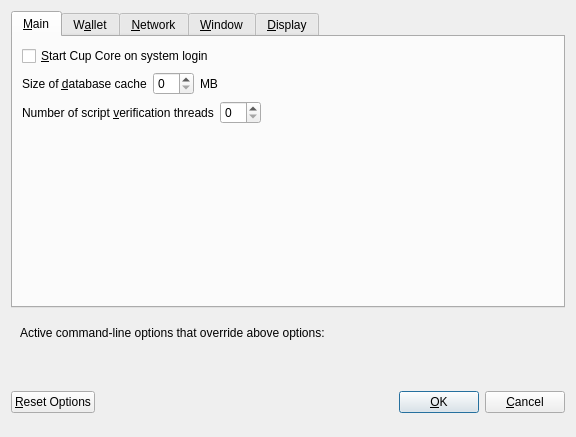
<?xml version="1.0" encoding="UTF-8"?>
<ui version="4.0">
 <class>OptionsDialog</class>
 <widget class="QDialog" name="OptionsDialog">
  <property name="geometry">
   <rect>
    <x>0</x>
    <y>0</y>
    <width>576</width>
    <height>402</height>
   </rect>
  </property>
  <property name="windowTitle">
   <string>Options</string>
  </property>
  <property name="modal">
   <bool>true</bool>
  </property>
  <layout class="QVBoxLayout" name="verticalLayout">
   <item>
    <widget class="QTabWidget" name="tabWidget">
     <property name="currentIndex">
      <number>0</number>
     </property>
     <widget class="QWidget" name="tabMain">
      <attribute name="title">
       <string>&amp;Main</string>
      </attribute>
      <layout class="QVBoxLayout" name="verticalLayout_Main">
       <item>
        <widget class="QCheckBox" name="bitcoinAtStartup">
         <property name="toolTip">
          <string>Automatically start Cup Core after logging in to the system.</string>
         </property>
         <property name="text">
          <string>&amp;Start Cup Core on system login</string>
         </property>
        </widget>
       </item>
       <item>
        <layout class="QHBoxLayout" name="horizontalLayout_2_Main">
         <item>
          <widget class="QLabel" name="databaseCacheLabel">
           <property name="text">
            <string>Size of &amp;database cache</string>
           </property>
           <property name="textFormat">
            <enum>Qt::PlainText</enum>
           </property>
           <property name="buddy">
            <cstring>databaseCache</cstring>
           </property>
          </widget>
         </item>
         <item>
          <widget class="QSpinBox" name="databaseCache"/>
         </item>
         <item>
          <widget class="QLabel" name="databaseCacheUnitLabel">
           <property name="text">
            <string>MB</string>
           </property>
           <property name="textFormat">
            <enum>Qt::PlainText</enum>
           </property>
          </widget>
         </item>
         <item>
          <spacer name="horizontalSpacer_2_Main">
           <property name="orientation">
            <enum>Qt::Horizontal</enum>
           </property>
           <property name="sizeHint" stdset="0">
            <size>
             <width>40</width>
             <height>20</height>
            </size>
           </property>
          </spacer>
         </item>
        </layout>
       </item>
       <item>
        <layout class="QHBoxLayout" name="horizontalLayout_3_Main">
         <item>
          <widget class="QLabel" name="threadsScriptVerifLabel">
           <property name="text">
            <string>Number of script &amp;verification threads</string>
           </property>
           <property name="textFormat">
            <enum>Qt::PlainText</enum>
           </property>
           <property name="buddy">
            <cstring>threadsScriptVerif</cstring>
           </property>
          </widget>
         </item>
         <item>
          <widget class="QSpinBox" name="threadsScriptVerif">
           <property name="toolTip">
            <string>(0 = auto, &lt;0 = leave that many cores free)</string>
           </property>
          </widget>
         </item>
         <item>
          <spacer name="horizontalSpacer_3_Main">
           <property name="orientation">
            <enum>Qt::Horizontal</enum>
           </property>
           <property name="sizeHint" stdset="0">
            <size>
             <width>40</width>
             <height>20</height>
            </size>
           </property>
          </spacer>
         </item>
        </layout>
       </item>
       <item>
        <spacer name="verticalSpacer_Main">
         <property name="orientation">
          <enum>Qt::Vertical</enum>
         </property>
         <property name="sizeHint" stdset="0">
          <size>
           <width>20</width>
           <height>40</height>
          </size>
         </property>
        </spacer>
       </item>
      </layout>
     </widget>
     <widget class="QWidget" name="tabWallet">
      <attribute name="title">
       <string>W&amp;allet</string>
      </attribute>
      <layout class="QVBoxLayout" name="verticalLayout_Wallet">
       <item>
        <widget class="QGroupBox" name="groupBox">
         <property name="title">
          <string>Expert</string>
         </property>
         <layout class="QVBoxLayout" name="verticalLayout_2">
          <item>
           <widget class="QCheckBox" name="coinControlFeatures">
            <property name="toolTip">
             <string>Whether to show coin control features or not.</string>
            </property>
            <property name="text">
             <string>Enable coin &amp;control features</string>
            </property>
           </widget>
          </item>
          <item>
           <widget class="QCheckBox" name="showMasternodesTab">
            <property name="toolTip">
             <string>Show additional tab listing all your masternodes in first sub-tab&lt;br/&gt;and all masternodes on the network in second sub-tab.</string>
            </property>
            <property name="text">
             <string>Show Masternodes Tab</string>
            </property>
           </widget>
          </item>
          <item>
           <widget class="QCheckBox" name="showAdvancedPSUI">
            <property name="toolTip">
             <string>Show additional information and buttons for PrivateSend on overview screen.</string>
            </property>
            <property name="text">
             <string>Enable advanced PrivateSend interface</string>
            </property>
           </widget>
          </item>
          <item>
           <widget class="QCheckBox" name="lowKeysWarning">
            <property name="toolTip">
             <string>Show warning dialog when PrivateSend detects that wallet has very low number of keys left.</string>
            </property>
            <property name="text">
             <string>Warn if PrivateSend is running out of keys</string>
            </property>
           </widget>
          </item>
          <item>
           <widget class="QCheckBox" name="privateSendMultiSession">
            <property name="toolTip">
             <string>Whether to use experimental PrivateSend mode with multiple mixing sessions per block.&lt;br/&gt;Note: You must use this feature carefully.&lt;br/&gt;Make sure you always have recent wallet (auto)backup in a safe place!</string>
            </property>
            <property name="text">
             <string>Enable PrivateSend &amp;multi-session</string>
            </property>
           </widget>
          </item>
          <item>
           <widget class="QCheckBox" name="spendZeroConfChange">
            <property name="toolTip">
             <string>If you disable the spending of unconfirmed change, the change from a transaction&lt;br/&gt;cannot be used until that transaction has at least one confirmation.&lt;br/&gt;This also affects how your balance is computed.</string>
            </property>
            <property name="text">
             <string>&amp;Spend unconfirmed change</string>
            </property>
           </widget>
          </item>
         </layout>
        </widget>
       </item>
       <item>
        <layout class="QHBoxLayout" name="horizontalLayout_4_Wallet">
         <item>
          <widget class="QLabel" name="label">
           <property name="toolTip">
            <string>This setting determines the amount of individual masternodes that an input will be anonymized through.&lt;br/&gt;More rounds of anonymization gives a higher degree of privacy, but also costs more in fees.</string>
           </property>
           <property name="text">
            <string>PrivateSend rounds to use</string>
           </property>
          </widget>
         </item>
         <item>
          <widget class="QSpinBox" name="privateSendRounds">
           <property name="minimum">
            <number>2</number>
           </property>
           <property name="maximum">
            <number>8</number>
           </property>
           <property name="value">
            <number>4</number>
           </property>
          </widget>
         </item>
        </layout>
       </item>
       <item>
        <layout class="QHBoxLayout" name="horizontalLayout">
         <item>
          <widget class="QLabel" name="label_2">
           <property name="toolTip">
            <string>This amount acts as a threshold to turn off PrivateSend once it's reached.</string>
           </property>
           <property name="statusTip">
            <string notr="true"/>
           </property>
           <property name="whatsThis">
            <string notr="true"/>
           </property>
           <property name="accessibleName">
            <string notr="true"/>
           </property>
           <property name="accessibleDescription">
            <string notr="true"/>
           </property>
           <property name="text">
            <string>Amount of Cup to keep anonymized</string>
           </property>
          </widget>
         </item>
         <item>
          <widget class="QSpinBox" name="privateSendAmount">
           <property name="minimum">
            <number>2</number>
           </property>
           <property name="maximum">
            <number>2000</number>
           </property>
           <property name="singleStep">
            <number>10</number>
           </property>
           <property name="value">
            <number>1000</number>
           </property>
          </widget>
         </item>
        </layout>
       </item>
       <item>
        <spacer name="verticalSpacer_Wallet">
         <property name="orientation">
          <enum>Qt::Vertical</enum>
         </property>
         <property name="sizeHint" stdset="0">
          <size>
           <width>20</width>
           <height>40</height>
          </size>
         </property>
        </spacer>
       </item>
      </layout>
     </widget>
     <widget class="QWidget" name="tabNetwork">
      <attribute name="title">
       <string>&amp;Network</string>
      </attribute>
      <layout class="QVBoxLayout" name="verticalLayout_Network">
       <item>
        <widget class="QCheckBox" name="mapPortUpnp">
         <property name="toolTip">
          <string>Automatically open the Cup Core client port on the router. This only works when your router supports UPnP and it is enabled.</string>
         </property>
         <property name="text">
          <string>Map port using &amp;UPnP</string>
         </property>
        </widget>
       </item>
       <item>
        <widget class="QCheckBox" name="allowIncoming">
         <property name="toolTip">
          <string>Accept connections from outside</string>
         </property>
         <property name="text">
          <string>Allow incoming connections</string>
         </property>
        </widget>
       </item>
       <item>
        <widget class="QCheckBox" name="connectSocks">
         <property name="toolTip">
          <string>Connect to the Cup network through a SOCKS5 proxy.</string>
         </property>
         <property name="text">
          <string>&amp;Connect through SOCKS5 proxy (default proxy):</string>
         </property>
        </widget>
       </item>
       <item>
        <layout class="QHBoxLayout" name="horizontalLayout_1_Network">
         <item>
          <widget class="QLabel" name="proxyIpLabel">
           <property name="text">
            <string>Proxy &amp;IP:</string>
           </property>
           <property name="textFormat">
            <enum>Qt::PlainText</enum>
           </property>
           <property name="buddy">
            <cstring>proxyIp</cstring>
           </property>
          </widget>
         </item>
         <item>
          <widget class="QValidatedLineEdit" name="proxyIp">
           <property name="minimumSize">
            <size>
             <width>140</width>
             <height>0</height>
            </size>
           </property>
           <property name="maximumSize">
            <size>
             <width>140</width>
             <height>16777215</height>
            </size>
           </property>
           <property name="toolTip">
            <string>IP address of the proxy (e.g. IPv4: 127.0.0.1 / IPv6: ::1)</string>
           </property>
          </widget>
         </item>
         <item>
          <widget class="QLabel" name="proxyPortLabel">
           <property name="text">
            <string>&amp;Port:</string>
           </property>
           <property name="textFormat">
            <enum>Qt::PlainText</enum>
           </property>
           <property name="buddy">
            <cstring>proxyPort</cstring>
           </property>
          </widget>
         </item>
         <item>
          <widget class="QLineEdit" name="proxyPort">
           <property name="minimumSize">
            <size>
             <width>55</width>
             <height>0</height>
            </size>
           </property>
           <property name="maximumSize">
            <size>
             <width>55</width>
             <height>16777215</height>
            </size>
           </property>
           <property name="toolTip">
            <string>Port of the proxy (e.g. 9050)</string>
           </property>
          </widget>
         </item>
         <item>
          <spacer name="horizontalSpacer_1_Network">
           <property name="orientation">
            <enum>Qt::Horizontal</enum>
           </property>
           <property name="sizeHint" stdset="0">
            <size>
             <width>40</width>
             <height>20</height>
            </size>
           </property>
          </spacer>
         </item>
        </layout>
       </item>
       <item>
        <layout class="QHBoxLayout" name="horizontalLayout_2_Network">
         <item>
          <widget class="QLabel" name="proxyActiveNets">
           <property name="text">
            <string>Used for reaching peers via:</string>
           </property>
           <property name="textFormat">
            <enum>Qt::PlainText</enum>
           </property>
          </widget>
         </item>
         <item>
          <widget class="QCheckBox" name="proxyReachIPv4">
           <property name="enabled">
            <bool>false</bool>
           </property>
           <property name="toolTip">
            <string>Shows, if the supplied default SOCKS5 proxy is used to reach peers via this network type.</string>
           </property>
           <property name="text">
            <string/>
           </property>
          </widget>
         </item>
         <item>
          <widget class="QLabel" name="proxyReachIPv4Label">
           <property name="text">
            <string>IPv4</string>
           </property>
           <property name="textFormat">
            <enum>Qt::PlainText</enum>
           </property>
          </widget>
         </item>
         <item>
          <widget class="QCheckBox" name="proxyReachIPv6">
           <property name="enabled">
            <bool>false</bool>
           </property>
           <property name="toolTip">
            <string>Shows, if the supplied default SOCKS5 proxy is used to reach peers via this network type.</string>
           </property>
           <property name="text">
            <string/>
           </property>
          </widget>
         </item>
         <item>
          <widget class="QLabel" name="proxyReachIPv6Label">
           <property name="text">
            <string>IPv6</string>
           </property>
           <property name="textFormat">
            <enum>Qt::PlainText</enum>
           </property>
          </widget>
         </item>
         <item>
          <widget class="QCheckBox" name="proxyReachTor">
           <property name="enabled">
            <bool>false</bool>
           </property>
           <property name="toolTip">
            <string>Shows, if the supplied default SOCKS5 proxy is used to reach peers via this network type.</string>
           </property>
           <property name="text">
            <string/>
           </property>
          </widget>
         </item>
         <item>
          <widget class="QLabel" name="proxyReachTorLabel">
           <property name="text">
            <string>Tor</string>
           </property>
           <property name="textFormat">
            <enum>Qt::PlainText</enum>
           </property>
          </widget>
         </item>
         <item>
          <spacer name="horizontalSpacer_2_Network">
           <property name="orientation">
            <enum>Qt::Horizontal</enum>
           </property>
           <property name="sizeHint" stdset="0">
            <size>
             <width>40</width>
             <height>20</height>
            </size>
           </property>
          </spacer>
         </item>
        </layout>
       </item>
       <item>
        <widget class="QCheckBox" name="connectSocksTor">
         <property name="toolTip">
          <string>Connect to the Cup network through a separate SOCKS5 proxy for Tor hidden services.</string>
         </property>
         <property name="text">
          <string>Use separate SOCKS5 proxy to reach peers via Tor hidden services:</string>
         </property>
        </widget>
       </item>
       <item>
        <layout class="QHBoxLayout" name="horizontalLayout_3_Network">
         <item>
          <widget class="QLabel" name="proxyIpTorLabel">
           <property name="text">
            <string>Proxy &amp;IP:</string>
           </property>
           <property name="textFormat">
            <enum>Qt::PlainText</enum>
           </property>
           <property name="buddy">
            <cstring>proxyIpTor</cstring>
           </property>
          </widget>
         </item>
         <item>
          <widget class="QValidatedLineEdit" name="proxyIpTor">
           <property name="minimumSize">
            <size>
             <width>140</width>
             <height>0</height>
            </size>
           </property>
           <property name="maximumSize">
            <size>
             <width>140</width>
             <height>16777215</height>
            </size>
           </property>
           <property name="toolTip">
            <string>IP address of the proxy (e.g. IPv4: 127.0.0.1 / IPv6: ::1)</string>
           </property>
          </widget>
         </item>
         <item>
          <widget class="QLabel" name="proxyPortTorLabel">
           <property name="text">
            <string>&amp;Port:</string>
           </property>
           <property name="textFormat">
            <enum>Qt::PlainText</enum>
           </property>
           <property name="buddy">
            <cstring>proxyPortTor</cstring>
           </property>
          </widget>
         </item>
         <item>
          <widget class="QLineEdit" name="proxyPortTor">
           <property name="minimumSize">
            <size>
             <width>55</width>
             <height>0</height>
            </size>
           </property>
           <property name="maximumSize">
            <size>
             <width>55</width>
             <height>16777215</height>
            </size>
           </property>
           <property name="toolTip">
            <string>Port of the proxy (e.g. 9050)</string>
           </property>
          </widget>
         </item>
         <item>
          <spacer name="horizontalSpacer_4_Network">
           <property name="orientation">
            <enum>Qt::Horizontal</enum>
           </property>
           <property name="sizeHint" stdset="0">
            <size>
             <width>40</width>
             <height>20</height>
            </size>
           </property>
          </spacer>
         </item>
        </layout>
       </item>
       <item>
        <spacer name="verticalSpacer_Network">
         <property name="orientation">
          <enum>Qt::Vertical</enum>
         </property>
         <property name="sizeHint" stdset="0">
          <size>
           <width>20</width>
           <height>40</height>
          </size>
         </property>
        </spacer>
       </item>
      </layout>
     </widget>
     <widget class="QWidget" name="tabWindow">
      <attribute name="title">
       <string>&amp;Window</string>
      </attribute>
      <layout class="QVBoxLayout" name="verticalLayout_Window">
       <item>
        <widget class="QCheckBox" name="hideTrayIcon">
         <property name="toolTip">
          <string>&amp;Hide the icon from the system tray.</string>
         </property>
         <property name="text">
          <string>Hide tray icon</string>
         </property>
        </widget>
       </item>
       <item>
        <widget class="QCheckBox" name="minimizeToTray">
         <property name="toolTip">
          <string>Show only a tray icon after minimizing the window.</string>
         </property>
         <property name="text">
          <string>&amp;Minimize to the tray instead of the taskbar</string>
         </property>
        </widget>
       </item>
       <item>
        <widget class="QCheckBox" name="minimizeOnClose">
         <property name="toolTip">
          <string>Minimize instead of exit the application when the window is closed. When this option is enabled, the application will be closed only after selecting Exit in the menu.</string>
         </property>
         <property name="text">
          <string>M&amp;inimize on close</string>
         </property>
        </widget>
       </item>
       <item>
        <spacer name="verticalSpacer_Window">
         <property name="orientation">
          <enum>Qt::Vertical</enum>
         </property>
         <property name="sizeHint" stdset="0">
          <size>
           <width>20</width>
           <height>40</height>
          </size>
         </property>
        </spacer>
       </item>
      </layout>
     </widget>
     <widget class="QWidget" name="tabDisplay">
      <attribute name="title">
       <string>&amp;Display</string>
      </attribute>
      <layout class="QVBoxLayout" name="verticalLayout_Display">
       <item>
        <layout class="QHBoxLayout" name="horizontalLayout_1_Display">
         <item>
          <widget class="QLabel" name="langLabel">
           <property name="text">
            <string>User Interface &amp;language:</string>
           </property>
           <property name="textFormat">
            <enum>Qt::PlainText</enum>
           </property>
           <property name="buddy">
            <cstring>lang</cstring>
           </property>
          </widget>
         </item>
         <item>
          <widget class="QValueComboBox" name="lang">
           <property name="toolTip">
            <string>The user interface language can be set here. This setting will take effect after restarting Cup Core.</string>
           </property>
          </widget>
         </item>
        </layout>
       </item>
       <item>
        <widget class="QLabel" name="label_3">
         <property name="toolTip">
          <string notr="true"/>
         </property>
         <property name="statusTip">
          <string notr="true"/>
         </property>
         <property name="whatsThis">
          <string notr="true"/>
         </property>
         <property name="accessibleName">
          <string notr="true"/>
         </property>
         <property name="text">
          <string>Language missing or translation incomplete? Help contributing translations here:
https://www.transifex.com/projects/p/cup/</string>
         </property>
         <property name="wordWrap">
          <bool>true</bool>
         </property>
         <property name="openExternalLinks">
          <bool>true</bool>
         </property>
         <property name="textInteractionFlags">
          <set>Qt::TextBrowserInteraction</set>
         </property>
        </widget>
       </item>
       <item>
        <layout class="QHBoxLayout" name="horizontalLayout_4_Display" stretch="0,0">
         <item>
          <widget class="QLabel" name="themeLabel">
           <property name="text">
            <string>User Interface Theme:</string>
           </property>
          </widget>
         </item>
         <item>
          <widget class="QValueComboBox" name="theme"/>
         </item>
        </layout>
       </item>
       <item>
        <widget class="Line" name="line">
         <property name="orientation">
          <enum>Qt::Horizontal</enum>
         </property>
        </widget>
       </item>
       <item>
        <layout class="QHBoxLayout" name="horizontalLayout_2_Display">
         <item>
          <widget class="QLabel" name="unitLabel">
           <property name="text">
            <string>&amp;Unit to show amounts in:</string>
           </property>
           <property name="textFormat">
            <enum>Qt::PlainText</enum>
           </property>
           <property name="buddy">
            <cstring>unit</cstring>
           </property>
          </widget>
         </item>
         <item>
          <widget class="QValueComboBox" name="unit">
           <property name="toolTip">
            <string>Choose the default subdivision unit to show in the interface and when sending coins.</string>
           </property>
          </widget>
         </item>
        </layout>
       </item>
       <item>
        <layout class="QHBoxLayout" name="horizontalLayout_5_Display">
         <item>
          <widget class="QLabel" name="digitsLabel">
           <property name="text">
            <string>Decimal digits</string>
           </property>
          </widget>
         </item>
         <item>
          <widget class="QValueComboBox" name="digits"/>
         </item>
        </layout>
       </item>
       <item>
        <layout class="QHBoxLayout" name="horizontalLayout_3_Display">
         <item>
          <widget class="QLabel" name="thirdPartyTxUrlsLabel">
           <property name="toolTip">
            <string>Third party URLs (e.g. a block explorer) that appear in the transactions tab as context menu items.&lt;br/&gt;%s in the URL is replaced by transaction hash. Multiple URLs are separated by vertical bar |.</string>
           </property>
           <property name="text">
            <string>Third party transaction URLs</string>
           </property>
           <property name="buddy">
            <cstring>thirdPartyTxUrls</cstring>
           </property>
          </widget>
         </item>
         <item>
          <widget class="QLineEdit" name="thirdPartyTxUrls">
           <property name="toolTip">
            <string>Third party URLs (e.g. a block explorer) that appear in the transactions tab as context menu items.&lt;br/&gt;%s in the URL is replaced by transaction hash. Multiple URLs are separated by vertical bar |.</string>
           </property>
          </widget>
         </item>
        </layout>
       </item>
       <item>
        <spacer name="verticalSpacer">
         <property name="orientation">
          <enum>Qt::Vertical</enum>
         </property>
         <property name="sizeHint" stdset="0">
          <size>
           <width>20</width>
           <height>40</height>
          </size>
         </property>
        </spacer>
       </item>
      </layout>
     </widget>
    </widget>
   </item>
   <item>
    <widget class="QFrame" name="frame">
     <layout class="QVBoxLayout" name="verticalLayout_Bottom">
      <item>
       <layout class="QHBoxLayout" name="horizontalLayout_Bottom">
        <item>
         <widget class="QLabel" name="overriddenByCommandLineInfoLabel">
          <property name="text">
           <string>Active command-line options that override above options:</string>
          </property>
          <property name="textFormat">
           <enum>Qt::PlainText</enum>
          </property>
         </widget>
        </item>
        <item>
         <spacer name="horizontalSpacer_Bottom">
          <property name="orientation">
           <enum>Qt::Horizontal</enum>
          </property>
          <property name="sizeHint" stdset="0">
           <size>
            <width>40</width>
            <height>20</height>
           </size>
          </property>
         </spacer>
        </item>
       </layout>
      </item>
      <item>
       <widget class="QLabel" name="overriddenByCommandLineLabel">
        <property name="text">
         <string/>
        </property>
        <property name="textFormat">
         <enum>Qt::PlainText</enum>
        </property>
        <property name="wordWrap">
         <bool>true</bool>
        </property>
       </widget>
      </item>
     </layout>
    </widget>
   </item>
   <item>
    <layout class="QHBoxLayout" name="horizontalLayout_Buttons">
     <item>
      <widget class="QPushButton" name="resetButton">
       <property name="toolTip">
        <string>Reset all client options to default.</string>
       </property>
       <property name="text">
        <string>&amp;Reset Options</string>
       </property>
       <property name="autoDefault">
        <bool>false</bool>
       </property>
      </widget>
     </item>
     <item>
      <spacer name="horizontalSpacer_1">
       <property name="orientation">
        <enum>Qt::Horizontal</enum>
       </property>
       <property name="sizeHint" stdset="0">
        <size>
         <width>40</width>
         <height>48</height>
        </size>
       </property>
      </spacer>
     </item>
     <item>
      <widget class="QLabel" name="statusLabel">
       <property name="minimumSize">
        <size>
         <width>200</width>
         <height>0</height>
        </size>
       </property>
       <property name="font">
        <font>
         <weight>75</weight>
         <bold>true</bold>
        </font>
       </property>
       <property name="text">
        <string/>
       </property>
       <property name="textFormat">
        <enum>Qt::PlainText</enum>
       </property>
       <property name="wordWrap">
        <bool>true</bool>
       </property>
      </widget>
     </item>
     <item>
      <spacer name="horizontalSpacer_2">
       <property name="orientation">
        <enum>Qt::Horizontal</enum>
       </property>
       <property name="sizeHint" stdset="0">
        <size>
         <width>40</width>
         <height>48</height>
        </size>
       </property>
      </spacer>
     </item>
     <item>
      <widget class="QPushButton" name="okButton">
       <property name="text">
        <string>&amp;OK</string>
       </property>
       <property name="autoDefault">
        <bool>false</bool>
       </property>
       <property name="default">
        <bool>true</bool>
       </property>
      </widget>
     </item>
     <item>
      <widget class="QPushButton" name="cancelButton">
       <property name="text">
        <string>&amp;Cancel</string>
       </property>
       <property name="autoDefault">
        <bool>false</bool>
       </property>
      </widget>
     </item>
    </layout>
   </item>
  </layout>
 </widget>
 <customwidgets>
  <customwidget>
   <class>QValidatedLineEdit</class>
   <extends>QLineEdit</extends>
   <header>qvalidatedlineedit.h</header>
  </customwidget>
  <customwidget>
   <class>QValueComboBox</class>
   <extends>QComboBox</extends>
   <header>qvaluecombobox.h</header>
  </customwidget>
 </customwidgets>
 <resources/>
 <connections/>
</ui>
